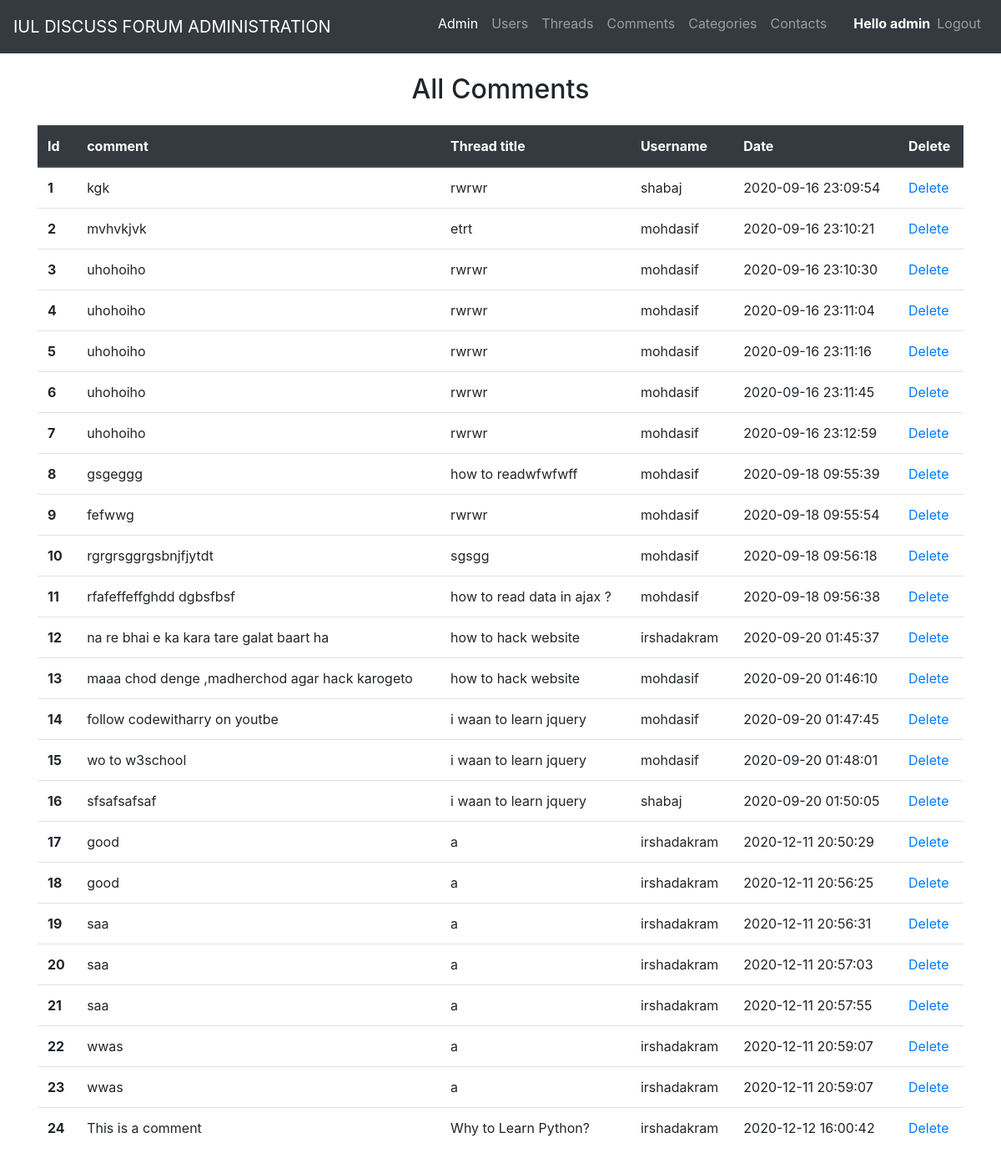
Page /admin/comments.php (signed in) on the committed database.
### tables this page shows
CREATE TABLE `comments` (
  `comment_id` int(255) NOT NULL,
  `comment_content` text NOT NULL,
  `comment_thread_title` text NOT NULL,
  `comment_by` varchar(255) NOT NULL,
  `comment_datetime` datetime NOT NULL DEFAULT current_timestamp()
);

### admin/comments.php (the view, shortened to what this page needs)
<?php
 include 'layout.php';
?>
<div class="container mx-auto my-4">
    <h2 class="text-center my-4">All Comments</h2>
    <table class="table">
        <thead class="thead-dark">
            <tr>
                <th scope="col">Id</th>
                <th scope="col">comment</th>
                <th scope="col">Thread title</th>
                <th scope="col">Username</th>
                <th scope="col">Date</th>
                <th scope="col">Delete</th>
            </tr>
        </thead>
        <tbody>
        <?php
       include 'db_connect.php';
       $sql = "SELECT * FROM `comments`";
       $result = mysqli_query($conn,$sql);
       if($num = mysqli_num_rows($result) > 0){
           while($row = mysqli_fetch_assoc($result)){
           echo '<tr>
                    <th scope="row">'.$row["comment_id"].'</th>
                    <td>'.$row["comment_content"].'</td>
                    <td>'.$row["comment_thread_title"].'</td>
                    <td>'.$row["comment_by"].'</td>
                    <td>'.$row["comment_datetime"].'</td>
                    <td><a href="delete_comments.php?comment_id='.$row['comment_id'].'"> Delete</a></td>
                </tr>';
           }
        }
        ?>
        </tbody>
    </table>
</div>

### rows in the picture
comments: comment_id "1", comment_content "kgk", comment_thread_title "rwrwr", comment_by "shabaj", comment_datetime "2020-09-16 23:09:54"
comments: comment_id "2", comment_content "mvhvkjvk", comment_thread_title "etrt", comment_by "mohdasif", comment_datetime "2020-09-16 23:10:21"
comments: comment_id "3", comment_content "uhohoiho", comment_thread_title "rwrwr", comment_by "mohdasif", comment_datetime "2020-09-16 23:10:30"
comments: comment_id "4", comment_content "uhohoiho", comment_thread_title "rwrwr", comment_by "mohdasif", comment_datetime "2020-09-16 23:11:04"
comments: comment_id "5", comment_content "uhohoiho", comment_thread_title "rwrwr", comment_by "mohdasif", comment_datetime "2020-09-16 23:11:16"
comments: comment_id "6", comment_content "uhohoiho", comment_thread_title "rwrwr", comment_by "mohdasif", comment_datetime "2020-09-16 23:11:45"
comments: comment_id "7", comment_content "uhohoiho", comment_thread_title "rwrwr", comment_by "mohdasif", comment_datetime "2020-09-16 23:12:59"
comments: comment_id "8", comment_content "gsgeggg", comment_thread_title "how to readwfwfwff", comment_by "mohdasif", comment_datetime "2020-09-18 09:55:39"
comments: comment_id "9", comment_content "fefwwg", comment_thread_title "rwrwr", comment_by "mohdasif", comment_datetime "2020-09-18 09:55:54"
comments: comment_id "10", comment_content "rgrgrsggrgsbnjfjytdt", comment_thread_title "sgsgg", comment_by "mohdasif", comment_datetime "2020-09-18 09:56:18"
comments: comment_id "11", comment_content "rfafeffeffghdd dgbsfbsf", comment_thread_title "how to read data in ajax ?", comment_by "mohdasif", comment_datetime "2020-09-18 09:56:38"
comments: comment_id "12", comment_content "na re bhai e ka kara tare galat baart ha", comment_thread_title "how to hack website", comment_by "irshadakram", comment_datetime "2020-09-20 01:45:37"
comments: comment_id "13", comment_content "maaa chod denge ,madherchod agar hack karogeto", comment_thread_title "how to hack website", comment_by "mohdasif", comment_datetime "2020-09-20 01:46:10"
comments: comment_id "14", comment_content "follow codewitharry on youtbe", comment_thread_title "i waan to learn jquery", comment_by "mohdasif", comment_datetime "2020-09-20 01:47:45"
comments: comment_id "15", comment_content "wo to w3school", comment_thread_title "i waan to learn jquery", comment_by "mohdasif", comment_datetime "2020-09-20 01:48:01"
comments: comment_id "16", comment_content "sfsafsafsaf", comment_thread_title "i waan to learn jquery", comment_by "shabaj", comment_datetime "2020-09-20 01:50:05"
comments: comment_id "17", comment_content "good", comment_thread_title "a", comment_by "irshadakram", comment_datetime "2020-12-11 20:50:29"
comments: comment_id "18", comment_content "good", comment_thread_title "a", comment_by "irshadakram", comment_datetime "2020-12-11 20:56:25"
comments: comment_id "19", comment_content "saa", comment_thread_title "a", comment_by "irshadakram", comment_datetime "2020-12-11 20:56:31"
comments: comment_id "20", comment_content "saa", comment_thread_title "a", comment_by "irshadakram", comment_datetime "2020-12-11 20:57:03"
comments: comment_id "21", comment_content "saa", comment_thread_title "a", comment_by "irshadakram", comment_datetime "2020-12-11 20:57:55"
comments: comment_id "22", comment_content "wwas", comment_thread_title "a", comment_by "irshadakram", comment_datetime "2020-12-11 20:59:07"
comments: comment_id "23", comment_content "wwas", comment_thread_title "a", comment_by "irshadakram", comment_datetime "2020-12-11 20:59:07"
comments: comment_id "24", comment_content "This is a comment", comment_thread_title "Why to Learn Python?", comment_by "irshadakram", comment_datetime "2020-12-12 16:00:42"

### other values in the picture
$_SESSION['admin_username'] "admin"
